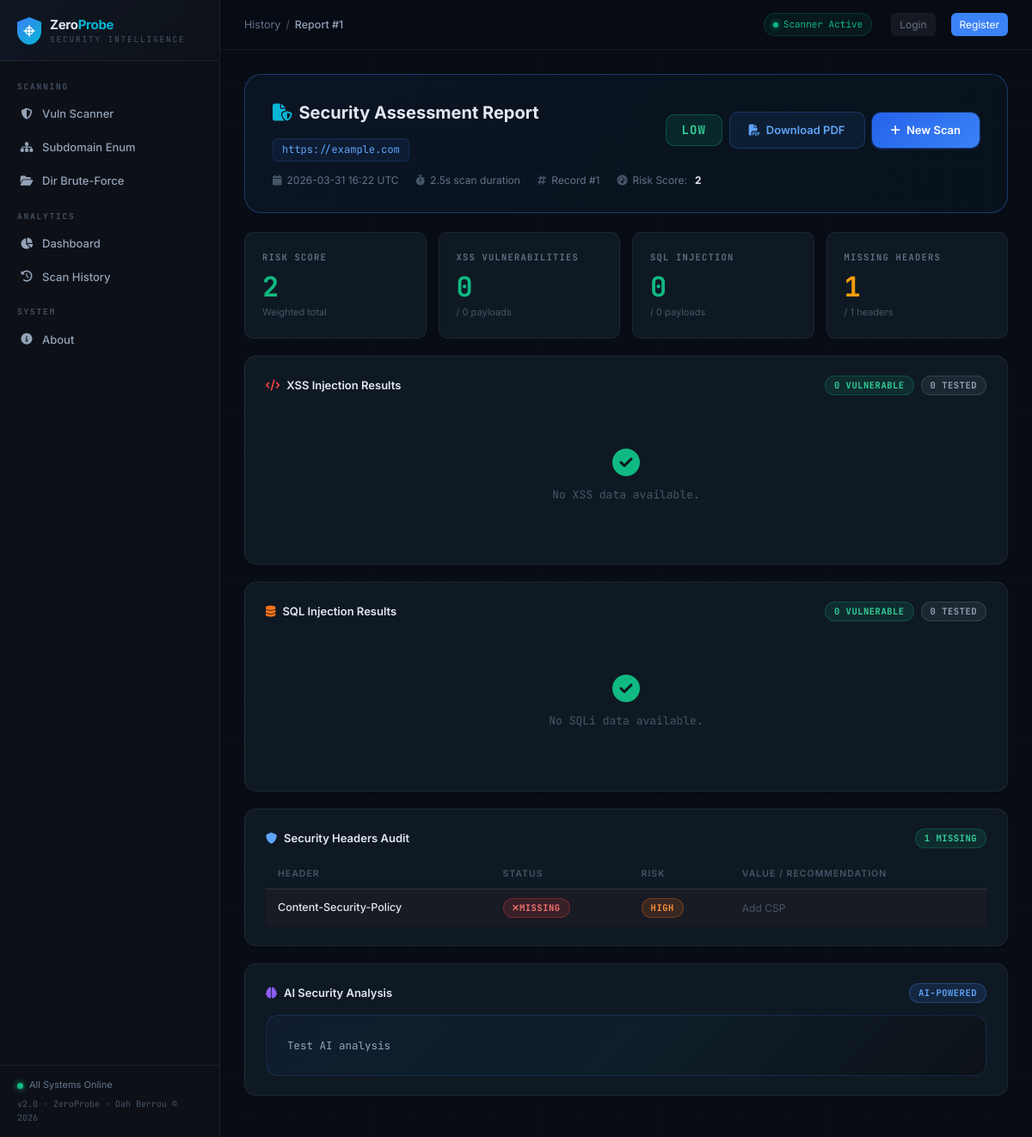
The page /report/1 on the database its author committed.
### app.py (models this page shows)
class ScanRecord(db.Model):
    __tablename__ = 'scan_records'
    id              = db.Column(db.Integer, primary_key=True)
    target_url      = db.Column(db.String(500), nullable=False)
    scan_type       = db.Column(db.String(50), default='full')
    timestamp       = db.Column(db.DateTime, default=datetime.utcnow)
    severity        = db.Column(db.String(20), default='low')
    risk_score      = db.Column(db.Integer, default=0)
    xss_count       = db.Column(db.Integer, default=0)
    sqli_count      = db.Column(db.Integer, default=0)
    headers_missing = db.Column(db.Integer, default=0)
    duration_s      = db.Column(db.Float, default=0.0)
    user_id         = db.Column(db.Integer, db.ForeignKey('users.id'), nullable=True)
    report          = db.relationship('Report', backref='scan', uselist=False,
                                      cascade='all, delete-orphan')
    xss_findings    = db.relationship('XssFinding', backref='scan', lazy=True,
                                      cascade='all, delete-orphan')
    sqli_findings   = db.relationship('SqliFinding', backref='scan', lazy=True,
                                      cascade='all, delete-orphan')
    header_findings = db.relationship('HeaderFinding', backref='scan', lazy=True,
                                      cascade='all, delete-orphan')

class HeaderFinding(db.Model):
    __tablename__ = 'header_findings'
    id             = db.Column(db.Integer, primary_key=True)
    scan_id        = db.Column(db.Integer, db.ForeignKey('scan_records.id'), nullable=False)
    header         = db.Column(db.String(100))
    status         = db.Column(db.String(20))
    risk           = db.Column(db.String(20))
    value          = db.Column(db.Text)
    description    = db.Column(db.Text)
    recommendation = db.Column(db.Text)
    impact         = db.Column(db.Text)
    error          = db.Column(db.Text)

class Report(db.Model):
    __tablename__ = 'reports'
    id           = db.Column(db.Integer, primary_key=True)
    scan_id      = db.Column(db.Integer, db.ForeignKey('scan_records.id'),
                             nullable=False, unique=True)
    ai_analysis  = db.Column(db.Text)
    generated_at = db.Column(db.DateTime, default=datetime.utcnow)
    pdf_path     = db.Column(db.String(500), nullable=True)

### app.py (the view)
@app.route('/report/<int:record_id>')
def report(record_id):
    rec = ScanRecord.query.get_or_404(record_id)
    if rec.user_id is not None:
        if not current_user.is_authenticated or rec.user_id != current_user.id:
            abort(403)
    report_data = _build_report_dict(rec)
    sev      = calculate_severity(report_data)
    ai_text  = rec.report.ai_analysis if rec.report else ''
    return render_template('report.html', record=rec, report=report_data,
                           severity=sev, ai=ai_text,
                           temp=False, duration_s=rec.duration_s)

### templates/report.html (shortened to what this page needs)
{% extends "base.html" %}
{% block breadcrumb_parent %}<a href="{{ url_for('history') }}" style="color:var(--text-muted);text-decoration:none">History</a>{% endblock %}
{% block breadcrumb_cur %}{% if record %}Report #{{ record.id }}{% else %}Scan Report{% endif %}{% endblock %}
{% block content %}
<div class="report-header fade-up">
  <div class="flex-b" style="flex-wrap:wrap;gap:12px">
    <div>
      <div class="report-title"><i class="fa-solid fa-file-shield" style="color:var(--cyan);margin-right:8px"></i>Security Assessment Report</div>
      <div class="url-chip mt-2" style="display:inline-block">{{ report.url }}</div>
    </div>
    <div style="display:flex;gap:8px;align-items:center;flex-wrap:wrap">
      <span class="sev-badge-xl sev-{{ severity.level | lower }}">{{ severity.level }}</span>
      {% if not temp %}
      <a href="{{ url_for('download_pdf', record_id=record.id) }}" class="btn btn-ghost">
        <i class="fa-solid fa-file-pdf"></i> Download PDF
      </a>
      {% endif %}
      <a href="{{ url_for('home') }}" class="btn btn-primary">
        <i class="fa-solid fa-plus"></i> New Scan
      </a>
    </div>
  </div>
  <div class="report-meta">
    {% if record %}
    <div class="meta-item"><i class="fa-solid fa-calendar"></i> {{ record.timestamp.strftime('%Y-%m-%d %H:%M UTC') }}</div>
    {% endif %}
    <div class="meta-item"><i class="fa-solid fa-stopwatch"></i> {{ duration_s }}s scan duration</div>
    {% if record %}
    <div class="meta-item"><i class="fa-solid fa-hashtag"></i> Record #{{ record.id }}</div>
    {% else %}
    <div class="meta-item"><i class="fa-solid fa-clock"></i> Temporary — not saved</div>
    {% endif %}
    <div class="meta-item"><i class="fa-solid fa-gauge-high"></i> Risk Score: <strong style="color:var(--text);margin-left:3px">{{ severity.issues }}</strong></div>
  </div>
</div>
<div class="grid-4 mb-4 fade-up" style="animation-delay:.05s">
  <div class="stat-card">
    <div class="stat-label">Risk Score</div>
    <div class="stat-value {% if severity.level in ['Critical','High'] %}critical{% elif severity.level=='Medium' %}medium{% else %}low{% endif %}">
      {{ severity.issues }}
    </div>
    <div class="stat-sub">Weighted total</div>
  </div>
  <div class="stat-card">
    <div class="stat-label">XSS Vulnerabilities</div>
    <div class="stat-value {% if severity.xss_count > 0 %}high{% else %}low{% endif %}">{{ severity.xss_count }}</div>
    <div class="stat-sub">/ {{ report.xss|length }} payloads</div>
  </div>
  <div class="stat-card">
    <div class="stat-label">SQL Injection</div>
    <div class="stat-value {% if severity.sqli_count > 0 %}critical{% else %}low{% endif %}">{{ severity.sqli_count }}</div>
    <div class="stat-sub">/ {{ report.sqli|length }} payloads</div>
  </div>
  <div class="stat-card">
    <div class="stat-label">Missing Headers</div>
    <div class="stat-value {% if severity.miss_headers > 3 %}high{% elif severity.miss_headers > 0 %}medium{% else %}low{% endif %}">{{ severity.miss_headers }}</div>
    <div class="stat-sub">/ {{ report.headers|length }} headers</div>
  </div>
</div>
<div class="card mb-4 fade-up" style="animation-delay:.1s">
  <div class="flex-b mb-3">
    <div class="card-title" style="margin:0">
      <i class="fa-solid fa-code" style="color:var(--red)"></i>
      XSS Injection Results
    </div>
    <div style="display:flex;align-items:center;gap:8px">
      {% set xss_vuln = report.xss | selectattr('vulnerable') | list %}
      <span class="badge {% if xss_vuln %}badge-vuln{% else %}badge-safe{% endif %}">
        {{ xss_vuln|length }} vulnerable
      </span>
      <span class="badge badge-gray">{{ report.xss|length }} tested</span>
    </div>
  </div>
  {% if report.xss %}
  <div style="overflow-x:auto">
  <table class="tbl">
    <thead>
      <tr>
        <th>Payload</th>
        <th>Type</th>
        <th>Parameter</th>
        <th>Result</th>
        <th>Risk</th>
      </tr>
    </thead>
    <tbody>
      {% for x in report.xss %}
      <tr class="{% if x.get('vulnerable') %}tr-vuln{% elif not x.get('error') %}tr-safe{% endif %}">
        <td title="{{ x.get('payload','') }}">{{ (x.get('payload') or x.get('error','—'))[:50] }}{% if (x.get('payload') or '')|length > 50 %}…{% endif %}</td>
        <td>{{ x.get('type','—') }}</td>
        <td><span class="badge badge-blue">{{ x.get('parameter','—') }}</span></td>
        <td>
          {% if x.get('error') %}<span class="badge badge-gray">Error</span>
          {% elif x.get('vulnerable') %}<span class="badge badge-vuln"><i class="fa-solid fa-triangle-exclamation"></i> Vulnerable</span>
          {% else %}<span class="badge badge-safe"><i class="fa-solid fa-check"></i> Safe</span>{% endif %}
        </td>
        <td>
          {% if x.get('risk') and x.get('risk') != 'None' %}
            <span class="badge badge-{{ x.get('risk','low')|lower }}">{{ x.get('risk') }}</span>
          {% else %}
            <span style="color:var(--text-dim)">—</span>
          {% endif %}
        </td>
      </tr>
      {% if x.get('vulnerable') and x.get('recommendation') %}
      <tr style="background:rgba(239,68,68,0.03)">
        <td colspan="5" style="padding:8px 14px;font-family:var(--font);font-size:12px;color:var(--text-muted);border-top:none">
          <i class="fa-solid fa-wrench" style="color:var(--amber);margin-right:6px"></i>
          <strong style="color:var(--text-sec)">Remediation:</strong> {{ x.get('recommendation') }}
        </td>
      </tr>
      {% endif %}
      {% endfor %}
    </tbody>
  </table>
  </div>
  {% else %}
  <div class="empty-state"><i class="fa-solid fa-check-circle" style="color:var(--green)"></i>No XSS data available.</div>
  {% endif %}
</div>
<div class="card mb-4 fade-up" style="animation-delay:.15s">
  <div class="flex-b mb-3">
    <div class="card-title" style="margin:0">
      <i class="fa-solid fa-database" style="color:var(--orange)"></i>
      SQL Injection Results
    </div>
    <div style="display:flex;align-items:center;gap:8px">
      {% set sqli_vuln = report.sqli | selectattr('vulnerable') | list %}
      <span class="badge {% if sqli_vuln %}badge-vuln{% else %}badge-safe{% endif %}">
        {{ sqli_vuln|length }} vulnerable
      </span>
      <span class="badge badge-gray">{{ report.sqli|length }} tested</span>
    </div>
  </div>
  {% if report.sqli %}
  <div style="overflow-x:auto">
  <table class="tbl">
    <thead>
      <tr>
        <th>Payload</th>
        <th>Technique</th>
        <th>DBMS</th>
        <th>Detection</th>
        <th>Result</th>
        <th>Risk</th>
      </tr>
    </thead>
    <tbody>
      {% for s in report.sqli %}
      <tr class="{% if s.get('vulnerable') %}tr-vuln{% elif not s.get('error') %}tr-safe{% endif %}">
        <td title="{{ s.get('payload','') }}">{{ (s.get('payload') or s.get('error','—'))[:45] }}{% if (s.get('payload') or '')|length > 45 %}…{% endif %}</td>
        <td style="font-size:11px">{{ s.get('technique','—') }}</td>
        <td>{% if s.get('db_type') and s.get('db_type') != 'N/A' %}<span class="badge badge-cyan">{{ s.get('db_type') }}</span>{% else %}<span style="color:var(--text-dim)">—</span>{% endif %}</td>
        <td style="font-size:11px;color:var(--text-muted)">{{ s.get('detection','—') }}</td>
        <td>
          {% if s.get('error') %}<span class="badge badge-gray">Error</span>
          {% elif s.get('vulnerable') %}<span class="badge badge-vuln"><i class="fa-solid fa-triangle-exclamation"></i> Vulnerable</span>
          {% else %}<span class="badge badge-safe"><i class="fa-solid fa-check"></i> Safe</span>{% endif %}
        </td>
        <td>
          {% if s.get('risk') and s.get('risk') != 'None' %}
            <span class="badge badge-{{ s.get('risk','low')|lower }}">{{ s.get('risk') }}</span>
          {% else %}
            <span style="color:var(--text-dim)">—</span>
          {% endif %}
        </td>
      </tr>
      {% if s.get('vulnerable') and s.get('recommendation') %}
      <tr style="background:rgba(239,68,68,0.03)">
        <td colspan="6" style="padding:8px 14px;font-family:var(--font);font-size:12px;color:var(--text-muted);border-top:none">
          <i class="fa-solid fa-wrench" style="color:var(--amber);margin-right:6px"></i>
          <strong style="color:var(--text-sec)">Remediation:</strong> {{ s.get('recommendation') }}
        </td>
      </tr>
      {% endif %}
      {% endfor %}
    </tbody>
  </table>
  </div>
  {% else %}
  <div class="empty-state"><i class="fa-solid fa-check-circle" style="color:var(--green)"></i>No SQLi data available.</div>
  {% endif %}
</div>
<div class="card mb-4 fade-up" style="animation-delay:.2s">
  <div class="flex-b mb-3">
    <div class="card-title" style="margin:0">
      <i class="fa-solid fa-shield" style="color:var(--blue-l)"></i>
      Security Headers Audit
    </div>
    <div style="display:flex;gap:8px;align-items:center">
      {% set miss = report.headers | selectattr('status','equalto','Missing') | list %}
      <span class="badge {% if miss|length > 3 %}badge-vuln{% elif miss|length > 1 %}badge-medium{% else %}badge-safe{% endif %}">
        {{ miss|length }} missing
      </span>
    </div>
  </div>
  {% if report.headers %}
  <div style="overflow-x:auto">
  <table class="tbl tbl-normal">
    <thead>
      <tr>
        <th>Header</th>
        <th>Status</th>
        <th>Risk</th>
        <th>Value / Recommendation</th>
      </tr>
    </thead>
    <tbody>
      {% for h in report.headers %}
      {% if not h.get('error') %}
      <tr class="{% if h.status == 'Missing' %}tr-vuln{% else %}tr-safe{% endif %}">
        <td class="td-main" style="font-size:12.5px">{{ h.header }}</td>
        <td>
          {% if h.status == 'Missing' %}
            <span class="badge badge-vuln"><i class="fa-solid fa-xmark"></i> Missing</span>
          {% else %}
            <span class="badge badge-safe"><i class="fa-solid fa-check"></i> Present</span>
          {% endif %}
        </td>
        <td>
          {% if h.status == 'Missing' and h.get('risk') %}
            <span class="badge badge-{{ h.get('risk','low')|lower }}">{{ h.get('risk') }}</span>
          {% else %}
            <span style="color:var(--green);font-size:11px">✓ Secured</span>
          {% endif %}
        </td>
        <td style="font-size:12px;max-width:300px">
          {% if h.status == 'Present' %}
            <span class="text-mono" style="color:var(--green-l);font-size:11px">{{ h.value[:60] }}{% if h.value|length > 60 %}…{% endif %}</span>
          {% else %}
            <span style="color:var(--text-dim)">{{ h.get('recommendation','')[:80] }}{% if h.get('recommendation','')|length > 80 %}…{% endif %}</span>
          {% endif %}
        </td>
      </tr>
      {% endif %}
      {% endfor %}
    </tbody>
  </table>
  </div>
  {% else %}
  <div class="empty-state">No header data available.</div>
  {% endif %}
</div>
{% if ai %}
<div class="card fade-up" style="animation-delay:.25s">
  <div class="flex-b mb-3">
    <div class="card-title" style="margin:0">
      <i class="fa-solid fa-brain" style="color:var(--purple)"></i>
      AI Security Analysis
    </div>
    <span class="badge badge-blue">AI-Powered</span>
  </div>
  <div class="ai-box" id="aiBox">{{ ai }}</div>
</div>
{% endif %}
{% endblock %}

### rows shown on the page
ScanRecord: id "1", url "https://example.com", level "LOW", timestamp "2026-03-31 16:22 UTC", duration_s "2.5"
HeaderFinding: header "Content-Security-Policy", status "Missing" (drawn), get "HIGH", recommendation "Add CSP"
Report: ai_analysis "Test AI analysis"

### other values the page prints
{{ severity.issues }} "2"
{{ severity.xss_count }} "0"
{{ report.xss|length }} "0"
{{ severity.sqli_count }} "0"
{{ report.sqli|length }} "0"
{{ severity.miss_headers }} "1"
{{ report.headers|length }} "1"
{{ xss_vuln|length }} "0"
{{ sqli_vuln|length }} "0"
{{ miss|length }} "1"
